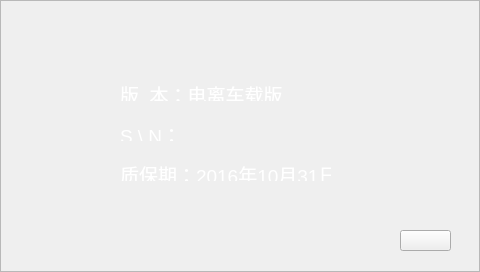
<?xml version="1.0" encoding="UTF-8"?>
<ui version="4.0">
 <class>info</class>
 <widget class="QWidget" name="info">
  <property name="geometry">
   <rect>
    <x>0</x>
    <y>0</y>
    <width>480</width>
    <height>272</height>
   </rect>
  </property>
  <property name="windowTitle">
   <string>Form</string>
  </property>
  <widget class="QFrame" name="frame">
   <property name="geometry">
    <rect>
     <x>0</x>
     <y>0</y>
     <width>480</width>
     <height>272</height>
    </rect>
   </property>
   <property name="styleSheet">
    <string notr="true">border-image: url(:/images/demoinfo.png);</string>
   </property>
   <property name="frameShape">
    <enum>QFrame::StyledPanel</enum>
   </property>
   <property name="frameShadow">
    <enum>QFrame::Raised</enum>
   </property>
   <widget class="QPushButton" name="btnReturn">
    <property name="geometry">
     <rect>
      <x>400</x>
      <y>230</y>
      <width>51</width>
      <height>21</height>
     </rect>
    </property>
    <property name="styleSheet">
     <string notr="true">border-image: url(:/images/infoptn.png);</string>
    </property>
    <property name="text">
     <string/>
    </property>
   </widget>
   <widget class="QLabel" name="label">
    <property name="geometry">
     <rect>
      <x>120</x>
      <y>80</y>
      <width>191</width>
      <height>21</height>
     </rect>
    </property>
    <property name="text">
     <string>&lt;html&gt;&lt;head/&gt;&lt;body&gt;&lt;p&gt;&lt;span style=&quot; font-size:14pt; color:#ffffff;&quot;&gt;版&amp;nbsp;&amp;nbsp;本：电离车载版&lt;/span&gt;&lt;/p&gt;&lt;/body&gt;&lt;/html&gt;</string>
    </property>
   </widget>
   <widget class="QLabel" name="label_2">
    <property name="geometry">
     <rect>
      <x>120</x>
      <y>120</y>
      <width>61</width>
      <height>21</height>
     </rect>
    </property>
    <property name="text">
     <string>&lt;html&gt;&lt;head/&gt;&lt;body&gt;&lt;p&gt;&lt;span style=&quot; font-size:14pt; color:#ffffff;&quot;&gt;S \ N：&lt;/span&gt;&lt;/p&gt;&lt;/body&gt;&lt;/html&gt;</string>
    </property>
   </widget>
   <widget class="QLabel" name="label_3">
    <property name="geometry">
     <rect>
      <x>120</x>
      <y>160</y>
      <width>211</width>
      <height>21</height>
     </rect>
    </property>
    <property name="text">
     <string>&lt;html&gt;&lt;head/&gt;&lt;body&gt;&lt;p&gt;&lt;span style=&quot; font-size:14pt; color:#ffffff;&quot;&gt;质保期：2016年10月31日&lt;/span&gt;&lt;/p&gt;&lt;/body&gt;&lt;/html&gt;</string>
    </property>
   </widget>
   <widget class="QLabel" name="lblSN">
    <property name="geometry">
     <rect>
      <x>190</x>
      <y>120</y>
      <width>151</width>
      <height>21</height>
     </rect>
    </property>
    <property name="text">
     <string/>
    </property>
   </widget>
  </widget>
 </widget>
 <resources/>
 <connections/>
</ui>
